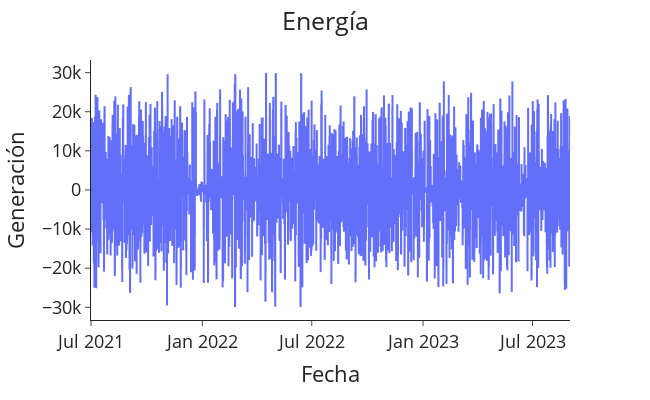

Here is the notebook cell this chart was saved with:
### Code cell
datos['fltSuma_Diff'] = datos['fltSuma'].diff(periods=24)

plotting(title='Energía', data=datos, x='Fecha', y='fltSuma_Diff', x_label='Fecha', y_label='Generación')

### Figure 1 — Plotly figure (JSON) as saved in the notebook; plotly's stock layout.template omitted (floating-point values rounded to 4 significant figures; data arrays with more than 128 entries replaced by an {"elided": "..."} marker saying what was removed)
{"data": [{"hovertemplate": "Fecha=%{x}<br>Generación=%{y}<extra></extra>", "legendgroup": "", "line": {"color": "#636efa", "dash": "solid"}, "marker": {"symbol": "circle"}, "mode": "lines", "name": "", "showlegend": false, "type": "scattergl", "x": {"elided": "18946 str values"}, "xaxis": "x", "y": {"elided": "18946 float values"}, "yaxis": "y"}], "layout": {"font": {"size": 18}, "height": 400, "legend": {"tracegroupgap": 0}, "margin": {"t": 60}, "title": {"text": "Energía", "x": 0.5}, "width": 650, "xaxis": {"anchor": "y", "domain": [0, 1], "title": {"text": "Fecha"}}, "yaxis": {"anchor": "x", "domain": [0, 1], "title": {"text": "Generación"}}}}
